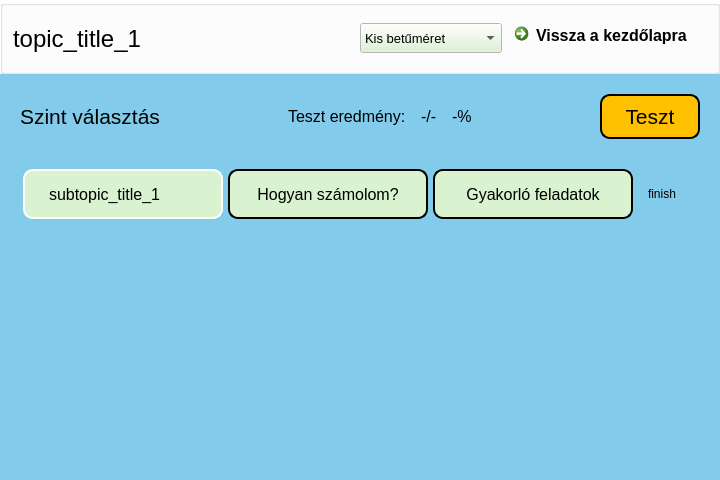
<?xml version="1.0" encoding="UTF-8"?>
<ui version="4.0">
 <class>subtopic_page</class>
 <widget class="QWidget" name="subtopic_page">
  <property name="geometry">
   <rect>
    <x>0</x>
    <y>0</y>
    <width>720</width>
    <height>480</height>
   </rect>
  </property>
  <property name="minimumSize">
   <size>
    <width>720</width>
    <height>480</height>
   </size>
  </property>
  <property name="palette">
   <palette>
    <active>
     <colorrole role="Button">
      <brush brushstyle="SolidPattern">
       <color alpha="255">
        <red>217</red>
        <green>242</green>
        <blue>208</blue>
       </color>
      </brush>
     </colorrole>
     <colorrole role="Base">
      <brush brushstyle="SolidPattern">
       <color alpha="255">
        <red>255</red>
        <green>255</green>
        <blue>255</blue>
       </color>
      </brush>
     </colorrole>
     <colorrole role="Window">
      <brush brushstyle="SolidPattern">
       <color alpha="255">
        <red>131</red>
        <green>203</green>
        <blue>235</blue>
       </color>
      </brush>
     </colorrole>
    </active>
    <inactive>
     <colorrole role="Button">
      <brush brushstyle="SolidPattern">
       <color alpha="255">
        <red>217</red>
        <green>242</green>
        <blue>208</blue>
       </color>
      </brush>
     </colorrole>
     <colorrole role="Base">
      <brush brushstyle="SolidPattern">
       <color alpha="255">
        <red>255</red>
        <green>255</green>
        <blue>255</blue>
       </color>
      </brush>
     </colorrole>
     <colorrole role="Window">
      <brush brushstyle="SolidPattern">
       <color alpha="255">
        <red>131</red>
        <green>203</green>
        <blue>235</blue>
       </color>
      </brush>
     </colorrole>
    </inactive>
    <disabled>
     <colorrole role="Button">
      <brush brushstyle="SolidPattern">
       <color alpha="255">
        <red>217</red>
        <green>242</green>
        <blue>208</blue>
       </color>
      </brush>
     </colorrole>
     <colorrole role="Base">
      <brush brushstyle="SolidPattern">
       <color alpha="255">
        <red>131</red>
        <green>203</green>
        <blue>235</blue>
       </color>
      </brush>
     </colorrole>
     <colorrole role="Window">
      <brush brushstyle="SolidPattern">
       <color alpha="255">
        <red>131</red>
        <green>203</green>
        <blue>235</blue>
       </color>
      </brush>
     </colorrole>
    </disabled>
   </palette>
  </property>
  <property name="windowTitle">
   <string>SmartStudy</string>
  </property>
  <layout class="QVBoxLayout" name="topic_page_vertical_layout">
   <property name="spacing">
    <number>20</number>
   </property>
   <property name="leftMargin">
    <number>0</number>
   </property>
   <property name="topMargin">
    <number>0</number>
   </property>
   <property name="rightMargin">
    <number>0</number>
   </property>
   <property name="bottomMargin">
    <number>0</number>
   </property>
   <item>
    <widget class="QGroupBox" name="menu_group_box">
     <property name="sizePolicy">
      <sizepolicy hsizetype="Expanding" vsizetype="Preferred">
       <horstretch>0</horstretch>
       <verstretch>0</verstretch>
      </sizepolicy>
     </property>
     <property name="minimumSize">
      <size>
       <width>0</width>
       <height>50</height>
      </size>
     </property>
     <property name="palette">
      <palette>
       <active>
        <colorrole role="Base">
         <brush brushstyle="SolidPattern">
          <color alpha="255">
           <red>255</red>
           <green>255</green>
           <blue>255</blue>
          </color>
         </brush>
        </colorrole>
        <colorrole role="Window">
         <brush brushstyle="SolidPattern">
          <color alpha="255">
           <red>255</red>
           <green>255</green>
           <blue>255</blue>
          </color>
         </brush>
        </colorrole>
       </active>
       <inactive>
        <colorrole role="Base">
         <brush brushstyle="SolidPattern">
          <color alpha="255">
           <red>255</red>
           <green>255</green>
           <blue>255</blue>
          </color>
         </brush>
        </colorrole>
        <colorrole role="Window">
         <brush brushstyle="SolidPattern">
          <color alpha="255">
           <red>255</red>
           <green>255</green>
           <blue>255</blue>
          </color>
         </brush>
        </colorrole>
       </inactive>
       <disabled>
        <colorrole role="Base">
         <brush brushstyle="SolidPattern">
          <color alpha="255">
           <red>255</red>
           <green>255</green>
           <blue>255</blue>
          </color>
         </brush>
        </colorrole>
        <colorrole role="Window">
         <brush brushstyle="SolidPattern">
          <color alpha="255">
           <red>255</red>
           <green>255</green>
           <blue>255</blue>
          </color>
         </brush>
        </colorrole>
       </disabled>
      </palette>
     </property>
     <property name="autoFillBackground">
      <bool>true</bool>
     </property>
     <property name="styleSheet">
      <string notr="true"/>
     </property>
     <property name="title">
      <string/>
     </property>
     <layout class="QHBoxLayout" name="menu_horizontal_layout">
      <property name="spacing">
       <number>5</number>
      </property>
      <property name="leftMargin">
       <number>10</number>
      </property>
      <property name="topMargin">
       <number>10</number>
      </property>
      <property name="rightMargin">
       <number>10</number>
      </property>
      <property name="bottomMargin">
       <number>10</number>
      </property>
      <item>
       <widget class="QLabel" name="menu_label">
        <property name="font">
         <font>
          <pointsize>18</pointsize>
         </font>
        </property>
        <property name="text">
         <string>topic_title_1</string>
        </property>
       </widget>
      </item>
      <item>
       <spacer name="menu_horizontal_spacer">
        <property name="orientation">
         <enum>Qt::Horizontal</enum>
        </property>
        <property name="sizeHint" stdset="0">
         <size>
          <width>40</width>
          <height>20</height>
         </size>
        </property>
       </spacer>
      </item>
      <item>
       <widget class="QComboBox" name="font_size_combo_box">
        <property name="minimumSize">
         <size>
          <width>0</width>
          <height>30</height>
         </size>
        </property>
        <property name="font">
         <font>
          <pointsize>10</pointsize>
         </font>
        </property>
        <property name="cursor">
         <cursorShape>PointingHandCursor</cursorShape>
        </property>
        <property name="styleSheet">
         <string notr="true"/>
        </property>
        <property name="currentText">
         <string>Kis betűméret</string>
        </property>
        <property name="currentIndex">
         <number>0</number>
        </property>
        <property name="sizeAdjustPolicy">
         <enum>QComboBox::AdjustToContents</enum>
        </property>
        <item>
         <property name="text">
          <string>Kis betűméret</string>
         </property>
        </item>
        <item>
         <property name="text">
          <string>Közepes betűméret</string>
         </property>
        </item>
        <item>
         <property name="text">
          <string>Nagy betűméret</string>
         </property>
        </item>
       </widget>
      </item>
      <item>
       <widget class="QCommandLinkButton" name="back_to_main_page_cmd_link_btn">
        <property name="sizePolicy">
         <sizepolicy hsizetype="Preferred" vsizetype="Preferred">
          <horstretch>0</horstretch>
          <verstretch>0</verstretch>
         </sizepolicy>
        </property>
        <property name="minimumSize">
         <size>
          <width>200</width>
          <height>45</height>
         </size>
        </property>
        <property name="maximumSize">
         <size>
          <width>200</width>
          <height>45</height>
         </size>
        </property>
        <property name="font">
         <font>
          <family>Segoe UI</family>
          <pointsize>12</pointsize>
         </font>
        </property>
        <property name="cursor">
         <cursorShape>PointingHandCursor</cursorShape>
        </property>
        <property name="text">
         <string>Vissza a kezdőlapra</string>
        </property>
       </widget>
      </item>
     </layout>
    </widget>
   </item>
   <item>
    <widget class="QGroupBox" name="title_group_box">
     <property name="styleSheet">
      <string notr="true">border:none</string>
     </property>
     <property name="title">
      <string/>
     </property>
     <layout class="QHBoxLayout" name="topic_horizontal_layout">
      <property name="spacing">
       <number>15</number>
      </property>
      <property name="leftMargin">
       <number>20</number>
      </property>
      <property name="topMargin">
       <number>0</number>
      </property>
      <property name="rightMargin">
       <number>20</number>
      </property>
      <property name="bottomMargin">
       <number>0</number>
      </property>
      <item>
       <widget class="QLabel" name="subtopic_label">
        <property name="sizePolicy">
         <sizepolicy hsizetype="Preferred" vsizetype="Preferred">
          <horstretch>0</horstretch>
          <verstretch>0</verstretch>
         </sizepolicy>
        </property>
        <property name="minimumSize">
         <size>
          <width>100</width>
          <height>25</height>
         </size>
        </property>
        <property name="font">
         <font>
          <pointsize>16</pointsize>
         </font>
        </property>
        <property name="text">
         <string>Szint választás</string>
        </property>
       </widget>
      </item>
      <item>
       <spacer name="title_horizontal_spacer_1">
        <property name="orientation">
         <enum>Qt::Horizontal</enum>
        </property>
        <property name="sizeHint" stdset="0">
         <size>
          <width>40</width>
          <height>20</height>
         </size>
        </property>
       </spacer>
      </item>
      <item>
       <widget class="QLabel" name="test_result_label">
        <property name="font">
         <font>
          <pointsize>12</pointsize>
         </font>
        </property>
        <property name="text">
         <string>Teszt eredmény:</string>
        </property>
       </widget>
      </item>
      <item>
       <widget class="QLabel" name="task_number_label">
        <property name="font">
         <font>
          <pointsize>12</pointsize>
         </font>
        </property>
        <property name="text">
         <string>-/-</string>
        </property>
       </widget>
      </item>
      <item>
       <widget class="QLabel" name="task_percentage_label">
        <property name="font">
         <font>
          <pointsize>12</pointsize>
         </font>
        </property>
        <property name="text">
         <string>-%</string>
        </property>
       </widget>
      </item>
      <item>
       <spacer name="title_horizontal_spacer_4">
        <property name="orientation">
         <enum>Qt::Horizontal</enum>
        </property>
        <property name="sizeHint" stdset="0">
         <size>
          <width>40</width>
          <height>20</height>
         </size>
        </property>
       </spacer>
      </item>
      <item>
       <widget class="QPushButton" name="test_btn">
        <property name="minimumSize">
         <size>
          <width>100</width>
          <height>45</height>
         </size>
        </property>
        <property name="font">
         <font>
          <pointsize>16</pointsize>
         </font>
        </property>
        <property name="cursor">
         <cursorShape>PointingHandCursor</cursorShape>
        </property>
        <property name="styleSheet">
         <string notr="true">background-color:#FFC000; border: 2px solid black; border-radius:10;</string>
        </property>
        <property name="text">
         <string>Teszt</string>
        </property>
       </widget>
      </item>
     </layout>
    </widget>
   </item>
   <item>
    <widget class="QScrollArea" name="topic_list_scroll_area">
     <property name="sizePolicy">
      <sizepolicy hsizetype="Expanding" vsizetype="Expanding">
       <horstretch>0</horstretch>
       <verstretch>0</verstretch>
      </sizepolicy>
     </property>
     <property name="palette">
      <palette>
       <active>
        <colorrole role="Button">
         <brush brushstyle="SolidPattern">
          <color alpha="255">
           <red>131</red>
           <green>203</green>
           <blue>235</blue>
          </color>
         </brush>
        </colorrole>
        <colorrole role="Base">
         <brush brushstyle="SolidPattern">
          <color alpha="255">
           <red>131</red>
           <green>203</green>
           <blue>235</blue>
          </color>
         </brush>
        </colorrole>
        <colorrole role="Window">
         <brush brushstyle="SolidPattern">
          <color alpha="255">
           <red>131</red>
           <green>203</green>
           <blue>235</blue>
          </color>
         </brush>
        </colorrole>
       </active>
       <inactive>
        <colorrole role="Button">
         <brush brushstyle="SolidPattern">
          <color alpha="255">
           <red>131</red>
           <green>203</green>
           <blue>235</blue>
          </color>
         </brush>
        </colorrole>
        <colorrole role="Base">
         <brush brushstyle="SolidPattern">
          <color alpha="255">
           <red>131</red>
           <green>203</green>
           <blue>235</blue>
          </color>
         </brush>
        </colorrole>
        <colorrole role="Window">
         <brush brushstyle="SolidPattern">
          <color alpha="255">
           <red>131</red>
           <green>203</green>
           <blue>235</blue>
          </color>
         </brush>
        </colorrole>
       </inactive>
       <disabled>
        <colorrole role="Button">
         <brush brushstyle="SolidPattern">
          <color alpha="255">
           <red>131</red>
           <green>203</green>
           <blue>235</blue>
          </color>
         </brush>
        </colorrole>
        <colorrole role="Base">
         <brush brushstyle="SolidPattern">
          <color alpha="255">
           <red>131</red>
           <green>203</green>
           <blue>235</blue>
          </color>
         </brush>
        </colorrole>
        <colorrole role="Window">
         <brush brushstyle="SolidPattern">
          <color alpha="255">
           <red>131</red>
           <green>203</green>
           <blue>235</blue>
          </color>
         </brush>
        </colorrole>
       </disabled>
      </palette>
     </property>
     <property name="styleSheet">
      <string notr="true">border:none; background-color:#83cbeb</string>
     </property>
     <property name="verticalScrollBarPolicy">
      <enum>Qt::ScrollBarAsNeeded</enum>
     </property>
     <property name="sizeAdjustPolicy">
      <enum>QAbstractScrollArea::AdjustToContents</enum>
     </property>
     <property name="widgetResizable">
      <bool>true</bool>
     </property>
     <widget class="QWidget" name="topic_list_scroll_area_contents">
      <property name="geometry">
       <rect>
        <x>0</x>
        <y>0</y>
        <width>720</width>
        <height>328</height>
       </rect>
      </property>
      <layout class="QHBoxLayout" name="topic_list_scroll_area_horizontal_layout">
       <property name="spacing">
        <number>0</number>
       </property>
       <property name="leftMargin">
        <number>0</number>
       </property>
       <property name="topMargin">
        <number>0</number>
       </property>
       <property name="rightMargin">
        <number>0</number>
       </property>
       <property name="bottomMargin">
        <number>0</number>
       </property>
       <item>
        <widget class="QGroupBox" name="subtopic_group_box">
         <property name="sizePolicy">
          <sizepolicy hsizetype="Expanding" vsizetype="Expanding">
           <horstretch>0</horstretch>
           <verstretch>0</verstretch>
          </sizepolicy>
         </property>
         <property name="title">
          <string/>
         </property>
         <layout class="QHBoxLayout" name="subtopic_group_box_vertical_layout">
          <property name="spacing">
           <number>5</number>
          </property>
          <property name="leftMargin">
           <number>0</number>
          </property>
          <property name="topMargin">
           <number>10</number>
          </property>
          <property name="rightMargin">
           <number>0</number>
          </property>
          <property name="bottomMargin">
           <number>0</number>
          </property>
          <item>
           <spacer name="horizontalSpacer">
            <property name="orientation">
             <enum>Qt::Horizontal</enum>
            </property>
            <property name="sizeHint" stdset="0">
             <size>
              <width>95</width>
              <height>20</height>
             </size>
            </property>
           </spacer>
          </item>
          <item>
           <widget class="QGroupBox" name="subtopic_title_group_box">
            <property name="sizePolicy">
             <sizepolicy hsizetype="Maximum" vsizetype="Preferred">
              <horstretch>0</horstretch>
              <verstretch>0</verstretch>
             </sizepolicy>
            </property>
            <property name="title">
             <string/>
            </property>
            <layout class="QFormLayout" name="subtopic_title_form_layout">
             <property name="horizontalSpacing">
              <number>0</number>
             </property>
             <property name="verticalSpacing">
              <number>5</number>
             </property>
             <property name="leftMargin">
              <number>0</number>
             </property>
             <property name="topMargin">
              <number>0</number>
             </property>
             <property name="rightMargin">
              <number>0</number>
             </property>
             <property name="bottomMargin">
              <number>0</number>
             </property>
             <item row="0" column="0" colspan="2">
              <widget class="QLabel" name="subtopic_title_label_1">
               <property name="sizePolicy">
                <sizepolicy hsizetype="Expanding" vsizetype="Fixed">
                 <horstretch>0</horstretch>
                 <verstretch>0</verstretch>
                </sizepolicy>
               </property>
               <property name="minimumSize">
                <size>
                 <width>200</width>
                 <height>50</height>
                </size>
               </property>
               <property name="maximumSize">
                <size>
                 <width>16777215</width>
                 <height>50</height>
                </size>
               </property>
               <property name="font">
                <font>
                 <pointsize>12</pointsize>
                </font>
               </property>
               <property name="styleSheet">
                <string notr="true">background-color: #D9F2D0; border: 2px solid white; border-radius:10; padding-left:20px;padding-right:20px</string>
               </property>
               <property name="text">
                <string>subtopic_title_1</string>
               </property>
               <property name="wordWrap">
                <bool>true</bool>
               </property>
              </widget>
             </item>
            </layout>
           </widget>
          </item>
          <item>
           <widget class="QGroupBox" name="subtopic_list_item_group_box">
            <property name="sizePolicy">
             <sizepolicy hsizetype="Maximum" vsizetype="Preferred">
              <horstretch>0</horstretch>
              <verstretch>0</verstretch>
             </sizepolicy>
            </property>
            <property name="title">
             <string/>
            </property>
            <layout class="QFormLayout" name="subtopic_list_item_form_layout">
             <property name="horizontalSpacing">
              <number>5</number>
             </property>
             <property name="verticalSpacing">
              <number>5</number>
             </property>
             <property name="leftMargin">
              <number>0</number>
             </property>
             <property name="topMargin">
              <number>0</number>
             </property>
             <property name="rightMargin">
              <number>0</number>
             </property>
             <property name="bottomMargin">
              <number>0</number>
             </property>
             <item row="0" column="0">
              <widget class="QPushButton" name="subtopic_how_to_btn_1">
               <property name="sizePolicy">
                <sizepolicy hsizetype="Preferred" vsizetype="Fixed">
                 <horstretch>0</horstretch>
                 <verstretch>0</verstretch>
                </sizepolicy>
               </property>
               <property name="minimumSize">
                <size>
                 <width>200</width>
                 <height>50</height>
                </size>
               </property>
               <property name="maximumSize">
                <size>
                 <width>16777215</width>
                 <height>50</height>
                </size>
               </property>
               <property name="font">
                <font>
                 <pointsize>12</pointsize>
                </font>
               </property>
               <property name="cursor">
                <cursorShape>PointingHandCursor</cursorShape>
               </property>
               <property name="toolTip">
                <string/>
               </property>
               <property name="layoutDirection">
                <enum>Qt::RightToLeft</enum>
               </property>
               <property name="autoFillBackground">
                <bool>false</bool>
               </property>
               <property name="styleSheet">
                <string notr="true">background-color: #D9F2D0; border: 2px solid black; border-radius:10; padding-left:20px;padding-right:20px</string>
               </property>
               <property name="text">
                <string>Hogyan számolom?</string>
               </property>
              </widget>
             </item>
             <item row="0" column="1">
              <widget class="QPushButton" name="subtopic_practise_btn_1">
               <property name="sizePolicy">
                <sizepolicy hsizetype="Preferred" vsizetype="Fixed">
                 <horstretch>0</horstretch>
                 <verstretch>0</verstretch>
                </sizepolicy>
               </property>
               <property name="minimumSize">
                <size>
                 <width>200</width>
                 <height>50</height>
                </size>
               </property>
               <property name="maximumSize">
                <size>
                 <width>16777215</width>
                 <height>50</height>
                </size>
               </property>
               <property name="font">
                <font>
                 <pointsize>12</pointsize>
                </font>
               </property>
               <property name="cursor">
                <cursorShape>PointingHandCursor</cursorShape>
               </property>
               <property name="toolTip">
                <string/>
               </property>
               <property name="layoutDirection">
                <enum>Qt::RightToLeft</enum>
               </property>
               <property name="autoFillBackground">
                <bool>false</bool>
               </property>
               <property name="styleSheet">
                <string notr="true">background-color: #D9F2D0; border: 2px solid black; border-radius:10; padding-left:20px;padding-right:20px</string>
               </property>
               <property name="text">
                <string>Gyakorló feladatok</string>
               </property>
              </widget>
             </item>
            </layout>
           </widget>
          </item>
          <item>
           <widget class="QGroupBox" name="finish_group_box">
            <property name="sizePolicy">
             <sizepolicy hsizetype="Maximum" vsizetype="Preferred">
              <horstretch>0</horstretch>
              <verstretch>0</verstretch>
             </sizepolicy>
            </property>
            <property name="title">
             <string/>
            </property>
            <layout class="QFormLayout" name="finish_form_layout">
             <property name="horizontalSpacing">
              <number>0</number>
             </property>
             <property name="verticalSpacing">
              <number>5</number>
             </property>
             <property name="leftMargin">
              <number>10</number>
             </property>
             <property name="topMargin">
              <number>0</number>
             </property>
             <property name="rightMargin">
              <number>0</number>
             </property>
             <property name="bottomMargin">
              <number>0</number>
             </property>
             <item row="0" column="0">
              <widget class="QLabel" name="finished_icon_label_1">
               <property name="sizePolicy">
                <sizepolicy hsizetype="Fixed" vsizetype="Fixed">
                 <horstretch>0</horstretch>
                 <verstretch>0</verstretch>
                </sizepolicy>
               </property>
               <property name="minimumSize">
                <size>
                 <width>50</width>
                 <height>50</height>
                </size>
               </property>
               <property name="maximumSize">
                <size>
                 <width>50</width>
                 <height>50</height>
                </size>
               </property>
               <property name="text">
                <string>finish</string>
               </property>
              </widget>
             </item>
            </layout>
           </widget>
          </item>
          <item>
           <spacer name="horizontalSpacer_2">
            <property name="orientation">
             <enum>Qt::Horizontal</enum>
            </property>
            <property name="sizeHint" stdset="0">
             <size>
              <width>94</width>
              <height>20</height>
             </size>
            </property>
           </spacer>
          </item>
         </layout>
        </widget>
       </item>
      </layout>
     </widget>
    </widget>
   </item>
  </layout>
 </widget>
 <resources/>
 <connections/>
</ui>
